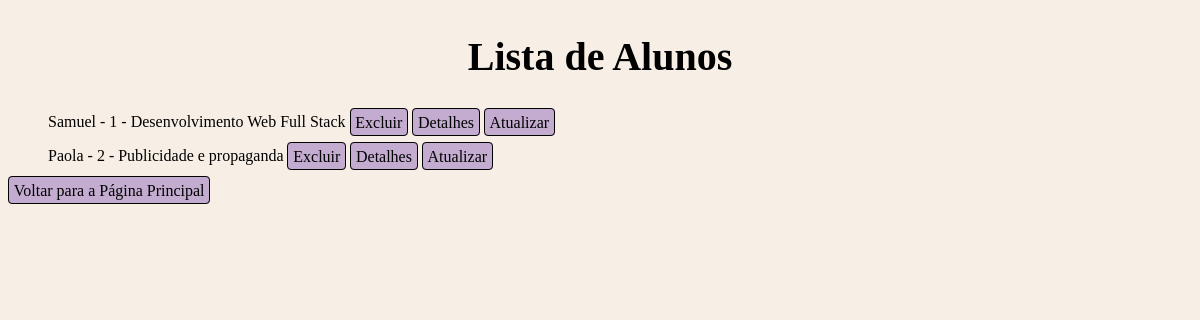
The page /alunos/listar/ on the database as committed earlier.
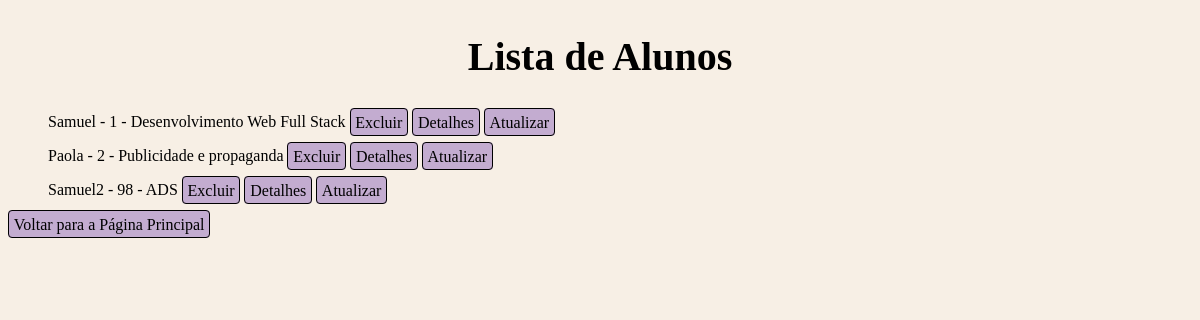
The same page on the database as committed later.
### cadastro/models.py (models this page shows, shortened)
class Aluno(models.Model):
    nome = models.CharField(max_length=100)
    matricula = models.CharField(max_length=20, unique=True)
    idade = models.IntegerField()
    curso = models.CharField(max_length=50)
    endereco = models.TextField()
    email = models.EmailField()

### cadastro/views.py (the view)
# urls.py: path('alunos/listar/', lista_alunos, name = 'lista_alunos'),
def lista_alunos(request) :
    alunos = Aluno.objects.all()
    return render(request, 'cadastro/lista_alunos.html', {'alunos': alunos})

### cadastro/templates/cadastro/lista_alunos.html (shortened to what this page needs)
{% load static %}
<!DOCTYPE html>
<html>
<head>
    <link rel="stylesheet" href="{% static 'css/lista_alunos.css' %}">
</head>
<body>
    <h2>Lista de Alunos</h2>
    <ul>
        {% for aluno in alunos %}
            <li>
                {{ aluno.nome }} - {{ aluno.matricula }} - {{ aluno.curso }}
                <a href="{% url 'excluir_aluno' aluno.id %}">Excluir</a>
                <a href="{% url 'detalhes_aluno' aluno.id %}">Detalhes</a>
                <a href="{% url 'atualizar_aluno' aluno.id %}">Atualizar</a>
            </li>
        {% endfor %}
    </ul>
    <a href="{% url 'pagina_principal' %}">Voltar para a Página Principal</a>
</body>
</html>

Rows that differ between the two databases and show on the page:
added Aluno: nome "Samuel2", matricula "98", curso "ADS"
